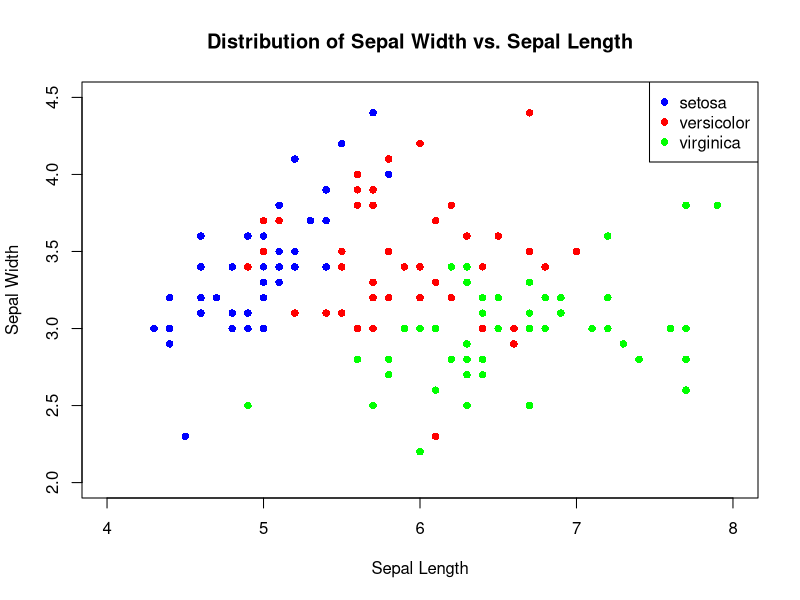

R code for this plot:
# Question 1
data(iris)
setosa_data <- subset(iris, Species == "setosa")
versicolor_data <- subset(iris, Species == "versicolor")
virginica_data <- subset(iris, Species == "virginica")

plot(setosa_data$Sepal.Length, setosa_data$Sepal.Width, col = "blue", pch = 16, xlim = c(4, 8), ylim = c(2, 4.5),
     xlab = "Sepal Length", ylab = "Sepal Width", main = "Distribution of Sepal Width vs. Sepal Length")

points(versicolor_data$Sepal.Length, setosa_data$Sepal.Width, col = "red", pch = 16)
points(virginica_data$Sepal.Length, virginica_data$Sepal.Width, col = "green", pch = 16)

legend("topright", legend = levels(iris$Species), col = c("blue", "red", "green"), pch = 16)

# Question 2
data(iris)

setosa_data <- iris[iris$Species == "setosa",]
sd <- sd(setosa_data$Sepal.Length)
print(sd)

# Question 3

# Null Hypothesis: The mean sepal width of the setosa species is equal to the mean sepal width of the versicolor species.
# Alternative Hypothesis: The mean sepal width of the setosa species is different from the mean sepal width of the versicolor species.

iris
setosa_width <- iris$Sepal.Width[iris$Species == "setosa"]
versicolor_width <- iris$Sepal.Width[iris$Species == "versicolor"]

result <- t.test(setosa_width, versicolor_width)
print(result)
